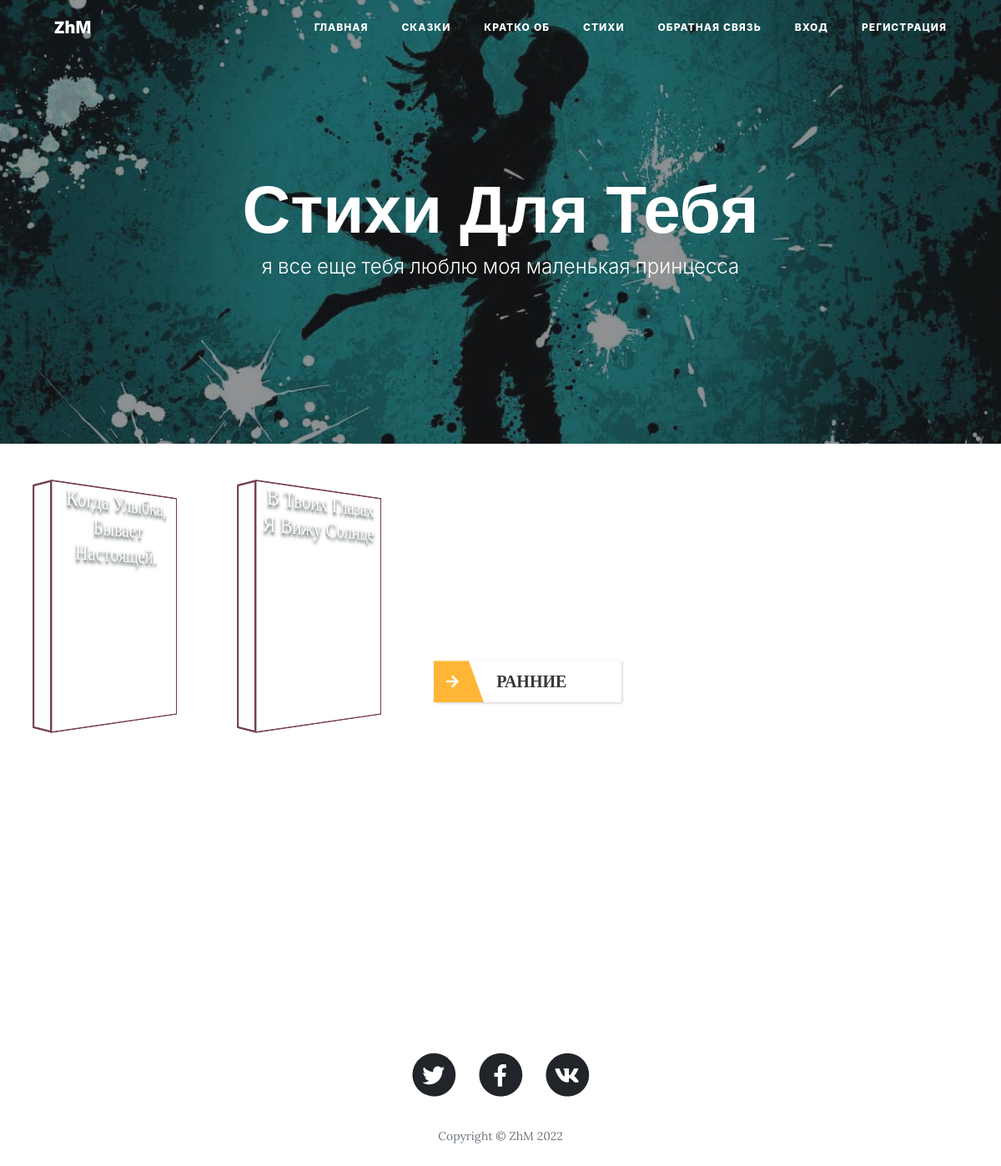
The page /novel on the database as committed earlier.
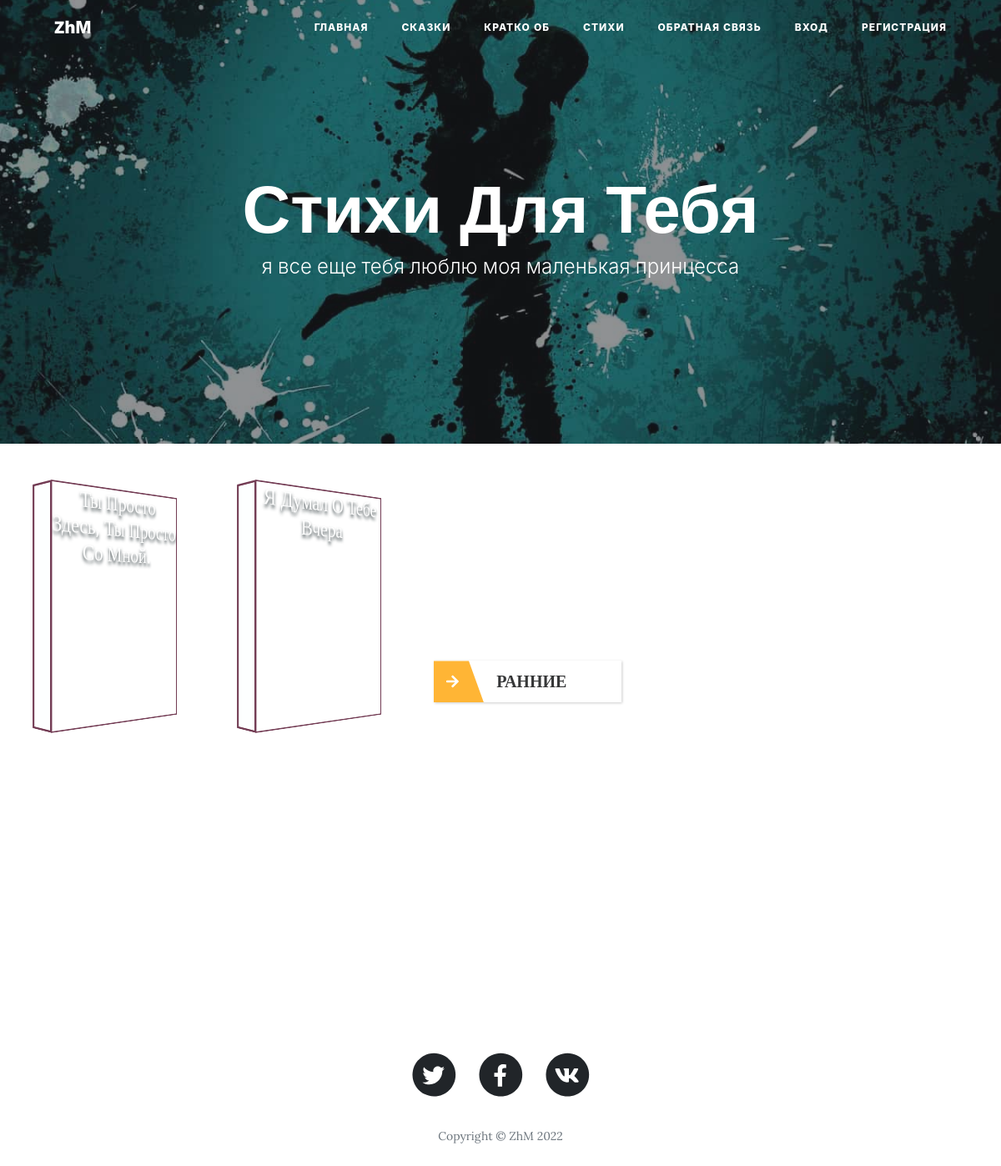
The same page on the database as committed later.
### main.py (models this page shows)
class Novel(db.Model):
    __tablename__ = "novel"
    id = db.Column(db.Integer, primary_key=True)
    date = db.Column(db.String(10), nullable=False)
    title = db.Column(db.String(250), nullable=False)
    subtitle = db.Column(db.String(250), nullable=False)
    body = db.Column(db.String, nullable=False)
    img = db.Column(db.String)
    gif = db.Column(db.String)

### main.py (the view)
@app.route('/novel')
def get_novel():
    novels = db.session.query(Novel).order_by(db.desc(Novel.date)).all()[:2]
    return render_template('novel.html', novels=novels, datetime=datetime, dt=dt)

### templates/novel.html
{% include 'header.html' %}
    <div id="novel">
        {%include 'novelpage.html' %}
    </div>
 {% include 'footer.html' %}

### templates/novelpage.html (shortened to what this page needs)
        <header class="masthead"
                style="background-image: url({{ url_for('static', filename='assets/img-novel/main-novel.jpg') }});
                       margin-bottom: 0px;">
            <div class="overlay"></div>
            <div class="container">
                <div class="row">
                    <div class="col-lg-8 col-md-10 mx-auto">
                        <div class="site-heading">
                            <h1>Стихи Для Тебя</h1>
                            <span class="subheading">я все еще тебя люблю моя маленькая принцесса</span>
                        </div>
                    </div>
                </div>
            </div>
        </header>
        <div class="novel-wrapper">
        <div class="main-novel">
           <ul>
        {% if novels %}
            {% for novel in novels %}
                 <li class="glide__slide" id="{{ novel.id }}">
                    <div class="glide__bg frame l_rotate" style="background-image: url({{ novel.gif }})">
                        <div class="glide__bgc">
                          <span class="oh fw-bold">{{ novel.title }}</span>
                        </div>
                        <div></div>
                        <div></div>
                    </div>
                </li>
            {% endfor %}
        {% endif %}
               <li style="width: 245px; position: relative; height:300px;">
                   <div id="btn_novel_list" class="novel__btn novel__btn_icon" disabled="{{ btnFade }}">
                    <i class="fas fa-arrow-right" aria-hidden="true"></i>
                    РАННИЕ СТИХИ
                    </div>
               </li>
    </ul>
        </div>
    </div>

Rows that differ between the two databases and show on the page:
no longer on this page (row unchanged): Novel: title "Когда Улыбка, Бывает Настоящей."
no longer on this page (row unchanged): Novel: title "В Твоих Глазах Я Вижу Солнце"
added Novel: title "Ты Просто Здесь, Ты Просто Со Мной."
added Novel: title "Я Думал О Тебе Вчера"
